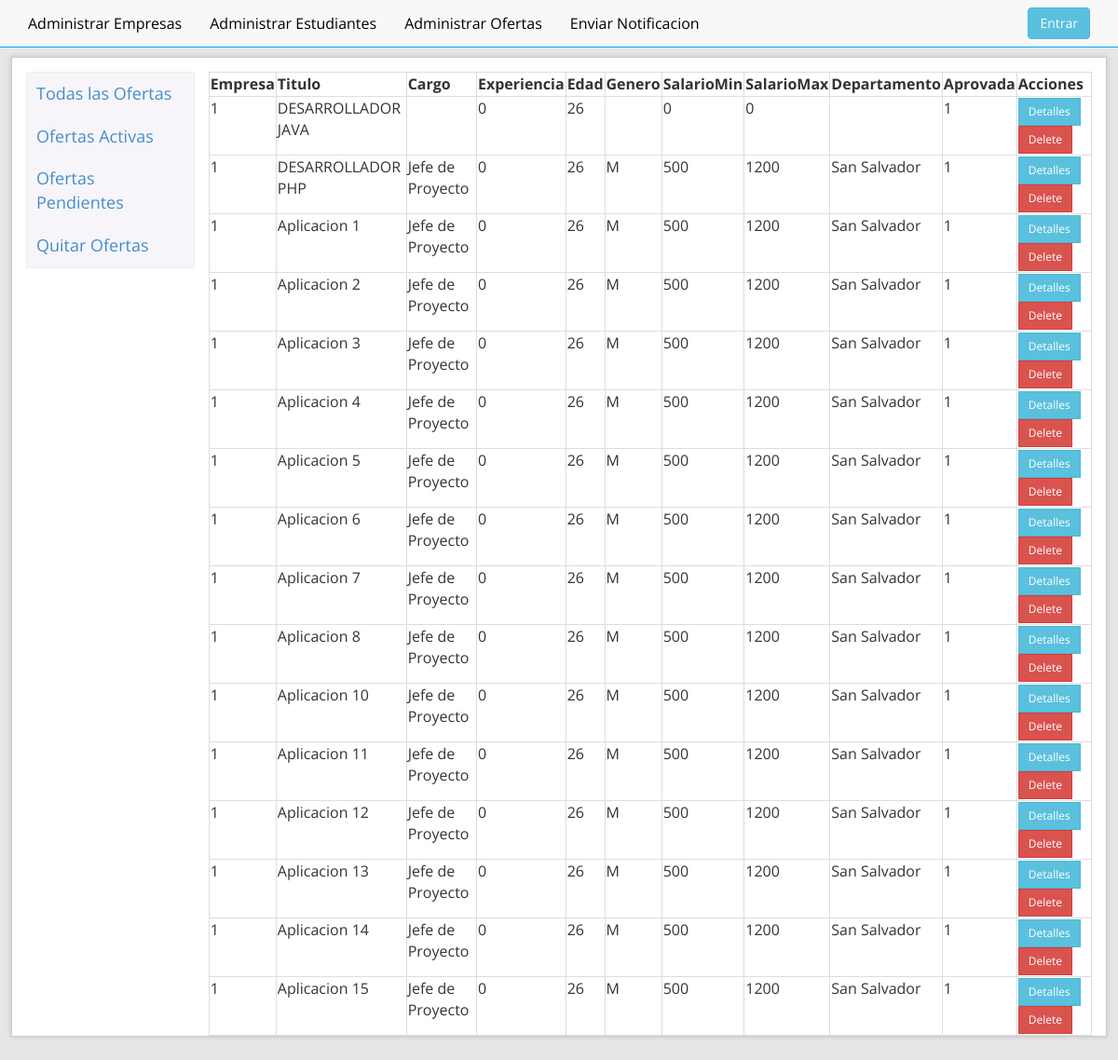
The page /admin/ofertas.php on the database as committed earlier.
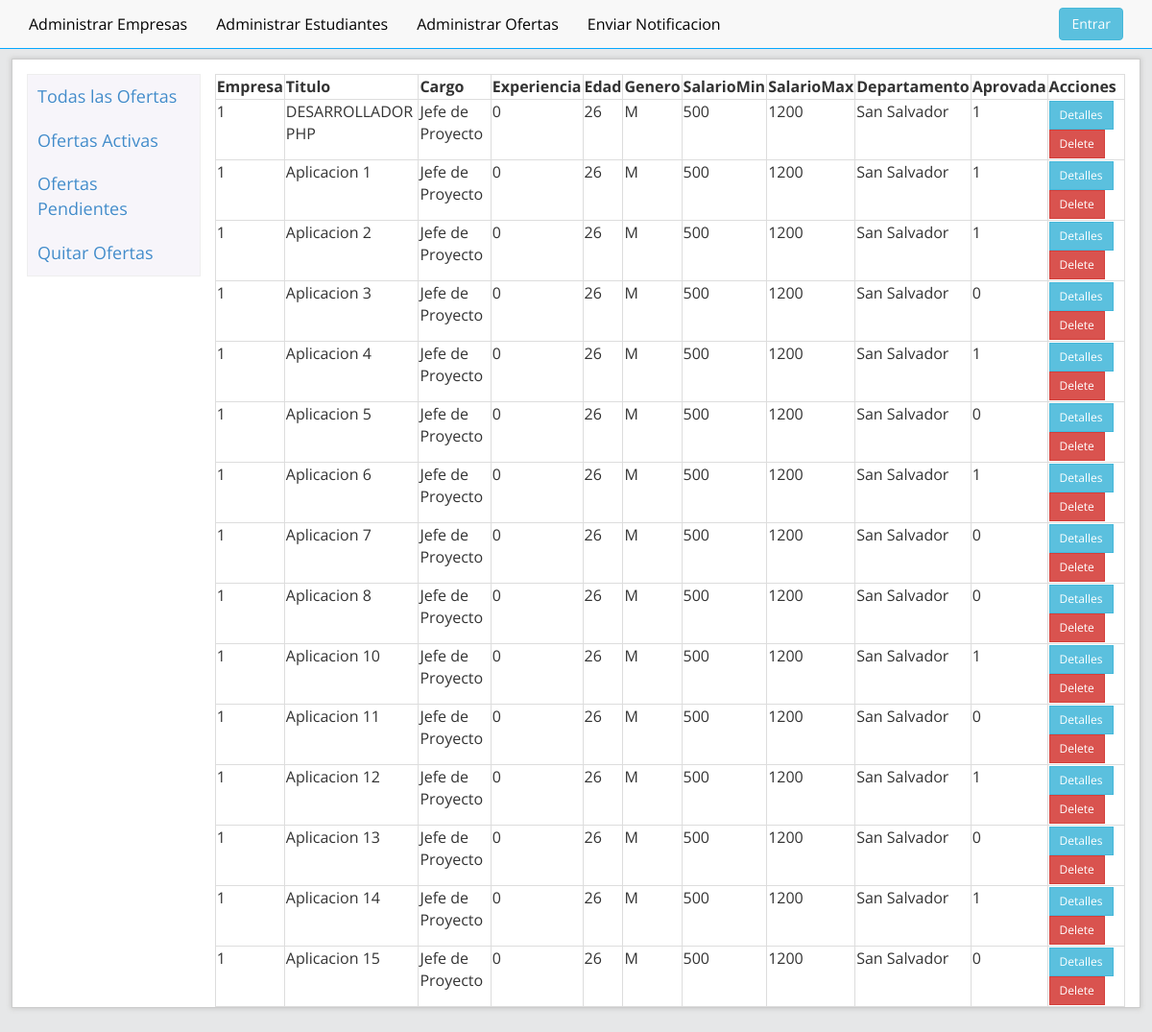
The same page on the database as committed later.
### tables this page shows
CREATE TABLE `ofertas` (
  `cod_oferta` int(20) NOT NULL AUTO_INCREMENT,
  `cod_em` int(20) DEFAULT NULL,
  `titulo_of` varchar(120) DEFAULT NULL,
  `descripcion_of` varchar(250) DEFAULT NULL,
  `area_of` int(11) DEFAULT NULL,
  `cargo_of` varchar(20) DEFAULT NULL,
  `vacantes_of` int(11) DEFAULT NULL,
  `contratacion_of` varchar(20) DEFAULT NULL,
  `anoexp_ofetas` int(11) DEFAULT NULL,
  `edad` int(10) DEFAULT NULL,
  `genero_of` varchar(20) DEFAULT NULL,
  `vehiculo_ofetas` varchar(20) DEFAULT NULL,
  `salariomax_of` decimal(30,0) DEFAULT NULL,
  `salariomin_of` decimal(30,0) DEFAULT NULL,
  `departamento_of` varchar(20) DEFAULT NULL,
  `experiencia` varchar(20) DEFAULT NULL,
  `tituloen_of` varchar(20) DEFAULT NULL,
  `nivel_of` varchar(20) DEFAULT NULL,
  `disponible_of` int(1) DEFAULT '0',
  `aprovacion_of` int(1) DEFAULT '0',
  `fecha_of` datetime DEFAULT NULL,
  `fechaFin_of` datetime DEFAULT NULL,
  PRIMARY KEY (`cod_oferta`) USING BTREE,
  UNIQUE KEY `cod_oferta_UNIQUE` (`cod_oferta`)
);

### admin/showOfertas.php (the view, shortened to what this page needs)
<?
echo "<table class='table-bordered' >";
echo "<tr>";
echo "<td><b>Empresa</b></td>";
echo "<td><b>Titulo</b></td>";
echo "<td><b>Cargo</b></td>";
echo "<td><b>Experiencia</b></td>";
echo "<td><b>Edad</b></td>";
echo "<td><b>Genero</b></td>";
echo "<td><b>SalarioMin</b></td>";
echo "<td><b>SalarioMax</b></td>";
echo "<td><b>Departamento</b></td>";
echo "<td><b>Aprovada</b></td>";
echo "<td><b>Acciones</b></td>";
echo "</tr>";
$result = mysql_query("SELECT * FROM `ofertas`") or trigger_error(mysql_error());
while ($row = mysql_fetch_array($result)) {
    foreach ($row AS $key => $value) {
        $row[$key] = stripslashes($value);
    }
    echo "<tr>";
    echo "<td valign='top'>" . nl2br($row['cod_em']) . "</td>";
    echo "<td valign='top'>" . nl2br($row['titulo_of']) . "</td>";
    echo "<td valign='top'>" . nl2br($row['cargo_of']) . "</td>";
    echo "<td valign='top'>" . nl2br($row['anoexp_ofetas']) . "</td>";
    echo "<td valign='top'>" . nl2br($row['edad']) . "</td>";
    echo "<td valign='top'>" . nl2br($row['genero_of']) . "</td>";
    echo "<td valign='top'>" . nl2br($row['salariomax_of']) . "</td>";
    echo "<td valign='top'>" . nl2br($row['salariomin_of']) . "</td>";
    echo "<td valign='top'>" . nl2br($row['departamento_of']) . "</td>";
    echo "<td valign='top'>" . nl2br($row['aprovacion_of']) . "</td>";
    echo "<td valign='top'><a class='btn btn-info btn-sm' href=detallesOferta.php?id={$row['cod_oferta']}>Detalles</a> <a class='btn btn-danger btn-sm' href=delete.php?id={$row['id']}>Delete</a></td> ";
    echo "</tr>";
}
echo "</table>";
?>

### admin/ofertas.php (shortened to what this page needs)
<!DOCTYPE html>
 <html class="no-js">
    <head>
        <link rel="stylesheet" href="../assets/css/bootstrap.css">
        <link rel="stylesheet" href="../assets/css/normalize.css">
        <link rel="stylesheet" href="../assets/css/contenido.css">
    </head>
    <body>
        <div id="header" class="navbar navbar-default navbar-static-top">
            <?php
            include_once 'menu-admin.php';
            ?>
        </div>
        <div id="contenedor" class="container">
            <div class="row">
                <div class="col-md-2">
                    <div class="lista-enlaces">
                        <ul id="myTab">
                            <li class="active"><a href="ofertas.php">Todas las Ofertas</a></li>
                            <li class=""><a href="ofertas.php?id=activas">Ofertas Activas</a></li>
                            <li class=""><a href="ofertas.php?id=pendientes">Ofertas Pendientes</a></li>
                            <li class=""><a href="#Quitar">Quitar Ofertas</a></li>
                        </ul>
                    </div>
                </div>
                <div class="col-md-10">
                    <div class="tab-content">
                        <div class="tab-pane active" id="plazas">
                            <?php
                            if (isset($_GET["id"])) {
                                $controlador = $_GET['id'];
                                if ($controlador === "activas") {
                                    include_once 'ofertasActivas.php';
                                } elseif ($controlador === "pendientes") {
                                    include_once 'ofertasNoActivas.php';
                                } else {
                                    include_once 'showOfertas.php';
                                }
                            } else {
                                include_once 'showOfertas.php';
                            }
                            ?>
                        </div>
                    </div>
                </div>
            </div>
        </div>
</body>
</html>

### admin/menu-admin.php (shortened to what this page needs)
<div class="navbar-collapse collapse">
    <ul class="nav navbar-nav">
        <li><a href="panel.php">Administrar Empresas</a></li>
        <li><a href="panel.php">Administrar Estudiantes</a></li>
        <li><a href="ofertas.php">Administrar Ofertas</a></li>
        <li><a href="panel.php">Enviar Notificacion</a></li>
    </ul>
    <form class="navbar-form navbar-right" role="search">
        <a class="btn btn-info btn-large" href="acceso.php" role="button">Entrar</a>
    </form>
</div>

### assets/css/contenido.css (style rules this page uses)
.container { margin-top: 10px; max-width: 90%; }
.lista-enlaces { margin-top: 10px; margin-bottom: 30px; text-shadow: 0 1px 0 #fff; background-color: #f7f5fa; border:solid 1px #eee; }
.lista-enlaces ul { margin:0px; padding-left: 0px; display: block; list-style: none; }
.lista-enlaces a { font-size: 18px; display:block; padding: 10px; }
.col-md-2 { padding-right: 0px; }
.tab-content { padding-top: 10px; }

### admin/ofertas.php (style rules this page uses)
.container { margin-top: 10px; width: 98%; max-width: 100%; }

Rows that differ between the two databases and show on the page:
removed ofertas: cod_em "1", titulo_of "DESARROLLADOR JAVA", anoexp_ofetas "0", edad "26", salariomax_of "0", salariomin_of "0", aprovacion_of "1"
changed ofertas "Aplicacion 3": aprovacion_of "1" → "0"
changed ofertas "Aplicacion 5": aprovacion_of "1" → "0"
changed ofertas "Aplicacion 7": aprovacion_of "1" → "0"
changed ofertas "Aplicacion 8": aprovacion_of "1" → "0"
changed ofertas "Aplicacion 11": aprovacion_of "1" → "0"
changed ofertas "Aplicacion 13": aprovacion_of "1" → "0"
changed ofertas "Aplicacion 15": aprovacion_of "1" → "0"
